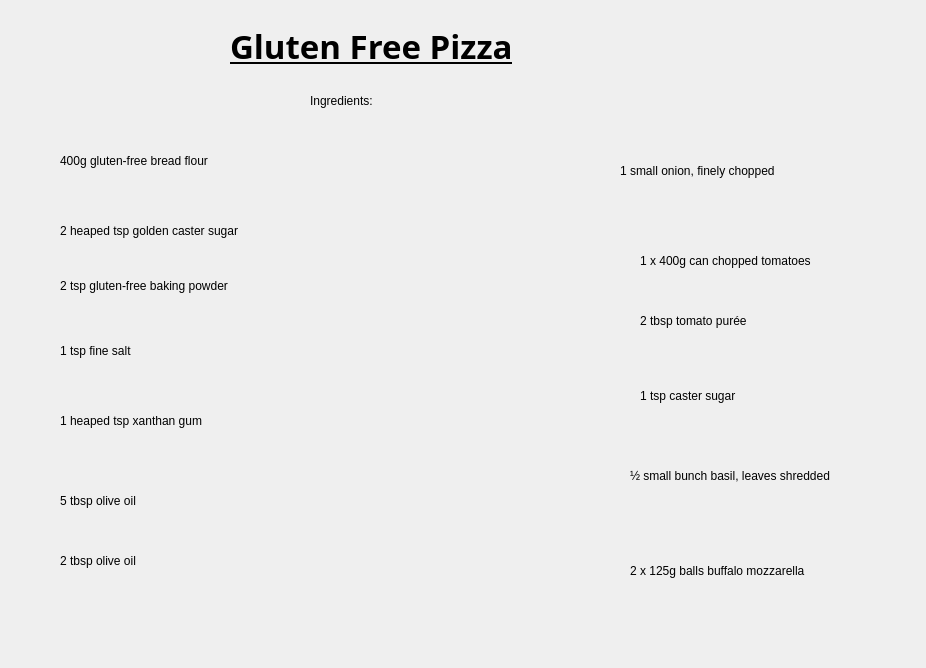
<?xml version="1.0" encoding="UTF-8"?>
<ui version="4.0">
 <class>Dialog</class>
 <widget class="QDialog" name="Dialog">
  <property name="geometry">
   <rect>
    <x>0</x>
    <y>0</y>
    <width>926</width>
    <height>668</height>
   </rect>
  </property>
  <property name="windowTitle">
   <string>Dialog</string>
  </property>
  <widget class="QLabel" name="label">
   <property name="geometry">
    <rect>
     <x>230</x>
     <y>10</y>
     <width>451</width>
     <height>71</height>
    </rect>
   </property>
   <property name="font">
    <font>
     <family>Segoe UI Black</family>
     <pointsize>25</pointsize>
     <bold>true</bold>
     <underline>true</underline>
    </font>
   </property>
   <property name="text">
    <string>Gluten Free Pizza</string>
   </property>
  </widget>
  <widget class="QLabel" name="label_2">
   <property name="geometry">
    <rect>
     <x>310</x>
     <y>90</y>
     <width>171</width>
     <height>21</height>
    </rect>
   </property>
   <property name="text">
    <string>Ingredients:</string>
   </property>
  </widget>
  <widget class="QLabel" name="label_3">
   <property name="geometry">
    <rect>
     <x>60</x>
     <y>150</y>
     <width>211</width>
     <height>21</height>
    </rect>
   </property>
   <property name="text">
    <string>400g gluten-free bread flour</string>
   </property>
  </widget>
  <widget class="QLabel" name="label_4">
   <property name="geometry">
    <rect>
     <x>60</x>
     <y>220</y>
     <width>231</width>
     <height>21</height>
    </rect>
   </property>
   <property name="text">
    <string>2 heaped tsp golden caster sugar</string>
   </property>
  </widget>
  <widget class="QLabel" name="label_5">
   <property name="geometry">
    <rect>
     <x>60</x>
     <y>270</y>
     <width>251</width>
     <height>31</height>
    </rect>
   </property>
   <property name="text">
    <string>2 tsp gluten-free baking powder</string>
   </property>
  </widget>
  <widget class="QLabel" name="label_6">
   <property name="geometry">
    <rect>
     <x>60</x>
     <y>340</y>
     <width>211</width>
     <height>21</height>
    </rect>
   </property>
   <property name="text">
    <string>1 tsp fine salt</string>
   </property>
  </widget>
  <widget class="QLabel" name="label_7">
   <property name="geometry">
    <rect>
     <x>60</x>
     <y>410</y>
     <width>241</width>
     <height>21</height>
    </rect>
   </property>
   <property name="text">
    <string>1 heaped tsp xanthan gum</string>
   </property>
  </widget>
  <widget class="QLabel" name="label_8">
   <property name="geometry">
    <rect>
     <x>60</x>
     <y>490</y>
     <width>241</width>
     <height>21</height>
    </rect>
   </property>
   <property name="text">
    <string>5 tbsp olive oil</string>
   </property>
  </widget>
  <widget class="QLabel" name="label_9">
   <property name="geometry">
    <rect>
     <x>60</x>
     <y>550</y>
     <width>201</width>
     <height>21</height>
    </rect>
   </property>
   <property name="text">
    <string>2 tbsp olive oil</string>
   </property>
  </widget>
  <widget class="QLabel" name="label_10">
   <property name="geometry">
    <rect>
     <x>620</x>
     <y>150</y>
     <width>241</width>
     <height>41</height>
    </rect>
   </property>
   <property name="text">
    <string>1 small onion, finely chopped</string>
   </property>
  </widget>
  <widget class="QLabel" name="label_11">
   <property name="geometry">
    <rect>
     <x>640</x>
     <y>240</y>
     <width>241</width>
     <height>41</height>
    </rect>
   </property>
   <property name="text">
    <string>1 x 400g can chopped tomatoes</string>
   </property>
  </widget>
  <widget class="QLabel" name="label_12">
   <property name="geometry">
    <rect>
     <x>640</x>
     <y>300</y>
     <width>181</width>
     <height>41</height>
    </rect>
   </property>
   <property name="text">
    <string>2 tbsp tomato purée</string>
   </property>
  </widget>
  <widget class="QLabel" name="label_13">
   <property name="geometry">
    <rect>
     <x>640</x>
     <y>380</y>
     <width>191</width>
     <height>31</height>
    </rect>
   </property>
   <property name="text">
    <string>1 tsp caster sugar</string>
   </property>
  </widget>
  <widget class="QLabel" name="label_14">
   <property name="geometry">
    <rect>
     <x>630</x>
     <y>450</y>
     <width>261</width>
     <height>51</height>
    </rect>
   </property>
   <property name="text">
    <string>½ small bunch basil, leaves shredded</string>
   </property>
  </widget>
  <widget class="QLabel" name="label_15">
   <property name="geometry">
    <rect>
     <x>630</x>
     <y>550</y>
     <width>241</width>
     <height>41</height>
    </rect>
   </property>
   <property name="text">
    <string>2 x 125g balls buffalo mozzarella</string>
   </property>
  </widget>
 </widget>
 <resources/>
 <connections/>
</ui>
